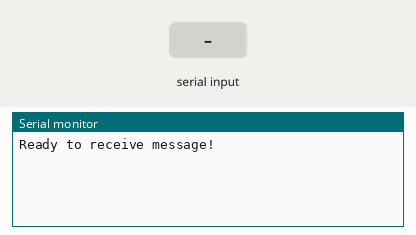
Recording of a sketch running on a simulated Arduino Uno, built with avr-gcc and run on an emulated ATmega328P. Shown: the last lines printed to the serial monitor. The inputs (shaded band) are chosen by the test bench.

Above: at 6.2 s.
6.3 s: "1" received over the second serial link
At 8.4 s:
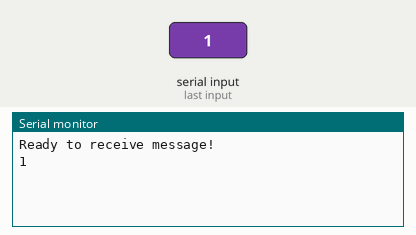
8.7 s: "0" received over the second serial link
At 10.1 s:
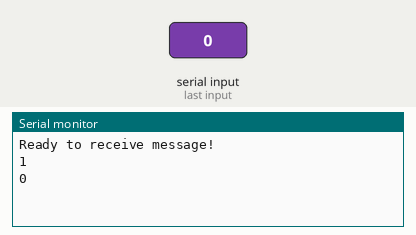
10.2 s: "2" received over the second serial link
At 11.7 s:
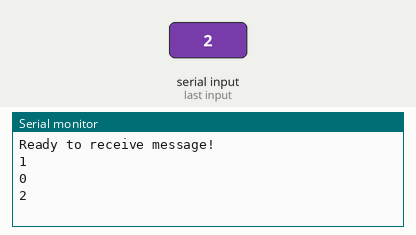

Measured:
- after the input at 6.3 s, the serial monitor: prints a new line after 1.0 s (image 1)
- after the input at 8.7 s, the serial monitor: prints a new line after 1.0 s (image 2)
- after the input at 10.2 s, the serial monitor: prints a new line after 1.0 s (image 3)

The sketch:

i2c-arduino.ino
```cpp
#include <SoftwareSerial.h>
SoftwareSerial helloESP(2, 3);

void setup() {
  Serial.begin(9600);
  helloESP.begin(9600);
  delay(5000);
  Serial.println("Ready to receive message!");
}

void loop() {
  String message = "";

  while (helloESP.available()) {
    message = helloESP.readString();
  }

  if (message != "") {
    Serial.println(message);
  }
}
```
